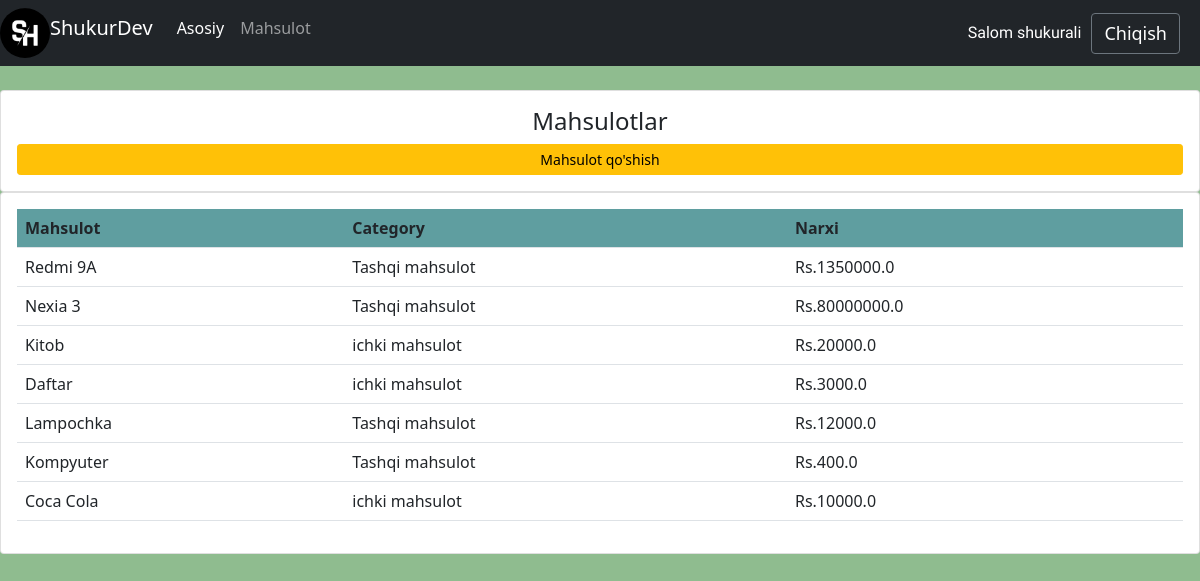
/product/ (signed in), run on the app's committed database.
### crm/models.py (models this page shows, shortened)
class Product(models.Model):
    CATEGORY = (
        ('ichki mahsulot', 'Ichki mahsulot'),
        ('Tashqi mahsulot', 'Tashqi mahsulot'),
    )
    name = models.CharField(max_length=100)
    price = models.FloatField(null=True)
    category = models.CharField(max_length=200, choices=CATEGORY)
    description = models.TextField(null=True)
    date_created = models.DateTimeField(auto_now_add=True)
    tags = models.ManyToManyField(Tag)

### crm/decorators.py (the view)
        def wrapper_func(request, *args, **kwargs):
            group = None
            if request.user.groups.exists():
                group = request.user.groups.all()[0].name
            if group in allowed_roles:
                return view_func(request, *args, **kwargs)
            else:
                return HttpResponse('you are not authorize')

### crm/views.py (called while the page is built)
@login_required(login_url='login')
@allowed_user(allowed_roles=['admin'])
def product(request):
    products = Product.objects.all()
    orders = Order.objects.all()
    total_order = orders.count()
    delivered = orders.filter(status='Yetkazib berildi').count()
    pending = orders.filter(status='Yetkazib berilyapdi').count()
    context = {
        'products': products, 'total_orders': total_order, 'delivered': delivered, 'pending': pending
    }
    return render(request, 'product.html', context)

### templates/product.html (shortened to what this page needs)
{% extends 'base.html' %}
{% block content %}
<br>
    <body class="oraligi">
       <div class="row">
			<div class="col-md">
				<div class="card card-body">
                    <h4 class="text-center">Mahsulotlar</h4>
				    <a class="btn btn-warning  btn-sm btn-block" href="{% url 'product_form' %}">Mahsulot qo'shish</a>
                </div>
				<div class="card card-body">
					<table class="table table-hover table-responsive-sm">
						<tr style="background-color: cadetblue;">
							<th>Mahsulot</th>
							<th>Category</th>
							<th>Narxi
                            </th>
						</tr>
						{% for i in products %}
						<tr>
						  <td>{{i.name}}</td>
						  <td>{{i.category}}</td>
						  <td>Rs.{{i.price}}</td>
						</tr>
						{% endfor %}
					</table>
				</div>
			</div>
       </div>
    </body>
{% endblock %}

### templates/navbar.html (shortened to what this page needs)
{% load static %}
<head>
</head>
<nav class="navbar navbar-expand-lg navbar-dark bg-dark">
    <div class="collapse navbar-collapse" id="navbarNavDropdown">
      <ul class="navbar-nav">
            {% if request.user.is_staff %}
                <img style="border-radius: 50%; height: 50px; width: 50px;" src="{% static 'images/logo.jpg' %}">
                 <a class="navbar-brand" href="#">ShukurDev</a>
                <li class="nav-item">
                  <a class="nav-link active" aria-current="page" href="/">Asosiy</a>
                </li>
                <li class="nav-item">
                  <a class="nav-link" href="{% url 'product' %}">Mahsulot</a>
                </li>
            {% endif %}
      </ul>
    </div>
    <span style="color: white; margin:10px;  font-family: 'Abel', sans-serif; ">Salom {{request.user}}</span><br>
    <span><a  style="color: #fff; margin-right: 20px; font-size: 18px; text-decoration: none; " class="btn btn-outline-secondary" href="{% url 'logout' %}">Chiqish</a></span>
</nav>

### static/css/base.css (style rules this page uses)
.oraligi { background-color: darkseagreen; }

### data on the page
Product: name "Redmi 9A", category "Tashqi mahsulot", price "1350000.0"
Product: name "Nexia 3", category "Tashqi mahsulot", price "80000000.0"
Product: name "Kitob", category "ichki mahsulot", price "20000.0"
Product: name "Daftar", category "ichki mahsulot", price "3000.0"
Product: name "Lampochka", category "Tashqi mahsulot", price "12000.0"
Product: name "Kompyuter", category "Tashqi mahsulot", price "400.0"
Product: name "Coca Cola", category "ichki mahsulot", price "10000.0"

### other printed values
{{ request.user }} "shukurali"
